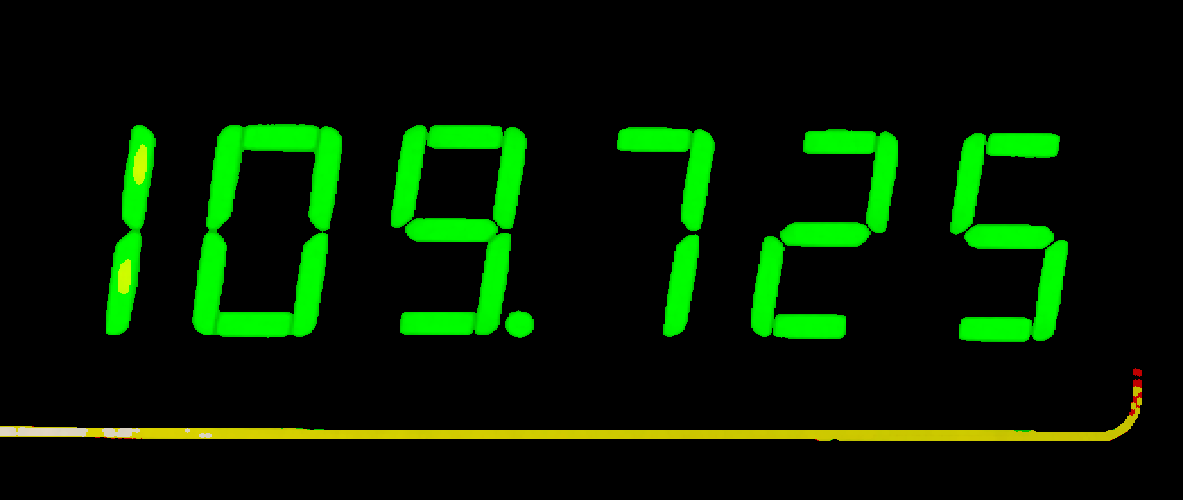
#> input picture 20220909_test01/images/gray_image.png, 1183 x 500 px
$ python 1116_trashtest.py
#> lines starting #> are read from the running program, lines starting #| are printed output that depends on the picture; after the words box and inside, x2 and y2 are one past the last pixel; in counts of white or black regions, pixels touching at a corner belong together
# -*- coding:utf-8 -*-

import cv2
import numpy as np
import matplotlib.pyplot as plt
import argparse

DIGITS_LOOKUP = {
    (1, 1, 1, 1, 1, 1, 0): 0,
    (1, 1, 0, 0, 0, 0, 0): 1,
    (1, 0, 1, 1, 0, 1, 1): 2,
    (1, 1, 1, 0, 0, 1, 1): 3,
    (1, 1, 0, 0, 1, 0, 1): 4,
    (0, 1, 1, 0, 1, 1, 1): 5,
    (0, 1, 1, 1, 1, 1, 1): 6,
    (1, 1, 0, 0, 0, 1, 0): 7,
    (1, 1, 1, 1, 1, 1, 1): 8,
    (1, 1, 1, 0, 1, 1, 1): 9,
    (0, 0, 0, 0, 0, 1, 1): '-'
}
H_W_Ratio = 1.9
THRESHOLD = 35
arc_tan_theta = 6.0  # 数码管倾斜角度
crop_y0 = 215
crop_y1 = 470
crop_x0 = 260
crop_x1 = 890

parser = argparse.ArgumentParser()
parser.add_argument('image_path', help='path to image')
parser.add_argument('-s', '--show_image', action='store_const', const=True, help='whether to show image')
parser.add_argument('-d', '--is_debug', action='store_const', const=True, help='True or False')


def load_image(path):
    # todo: crop image and clear dc and ac signal
    gray_img = cv2.imread(path, cv2.IMREAD_GRAYSCALE)
    h, w = gray_img.shape
    # [5 lines of commented-out code are left out]
    blurred = cv2.GaussianBlur(gray_img, (7, 7), 0)
    if 1:
        cv2.imshow('gray_img', gray_img)
        cv2.imshow('blurred_img', blurred)
    return blurred, gray_img


def preprocess(img, threshold, show=False, kernel_size=(5, 5)):
    # 直方图局部均衡化
    clahe = cv2.createCLAHE(clipLimit=2, tileGridSize=(6, 6))
    img = clahe.apply(img)
    # 自适应阈值二值化
    dst = cv2.adaptiveThreshold(img, 255, cv2.ADAPTIVE_THRESH_GAUSSIAN_C, cv2.THRESH_BINARY_INV, 127, threshold)
    # 闭运算开运算
    kernel = cv2.getStructuringElement(cv2.MORPH_CROSS, kernel_size)
    dst = cv2.morphologyEx(dst, cv2.MORPH_CLOSE, kernel)
    dst = cv2.morphologyEx(dst, cv2.MORPH_OPEN, kernel)

    if show:
        cv2.imshow('equlizeHist', img)
        cv2.imshow('threshold', dst)
    return dst


def helper_extract(one_d_array, threshold=20):
    res = []
    flag = 0
    temp = 0
    for i in range(len(one_d_array)):
        if one_d_array[i] < 12 * 255:
            if flag > threshold:
                start = i - flag
                end = i
                temp = end
                if end - start > 20:
                    res.append((start, end))
            flag = 0
        else:
            flag += 1

    else:
        if flag > threshold:
            start = temp
            end = len(one_d_array)
            if end - start > 50:
                res.append((start, end))
    return res


def find_digits_positions(img, reserved_threshold=20):
    # [12 lines of commented-out code are left out]

    digits_positions = []
    img_array = np.sum(img, axis=0)
    horizon_position = helper_extract(img_array, threshold=reserved_threshold)
    img_array = np.sum(img, axis=1)
    vertical_position = helper_extract(img_array, threshold=reserved_threshold * 4)
    # make vertical_position has only one element
    if len(vertical_position) > 1:
        vertical_position = [(vertical_position[0][0], vertical_position[len(vertical_position) - 1][1])]
    for h in horizon_position:
        for v in vertical_position:
            digits_positions.append(list(zip(h, v)))
    assert len(digits_positions) > 0, "Failed to find digits's positions"

    return digits_positions


# [72 lines left out: function recognize_digits_area_method, not called in this run]


def recognize_digits_line_method(digits_positions, output_img, input_img):
    digits = []
    for c in digits_positions:
        x0, y0 = c[0]
        x1, y1 = c[1]
        roi = input_img[y0:y1, x0:x1]
        h, w = roi.shape
        suppose_W = max(1, int(h / H_W_Ratio))

        # 消除无关符号干扰
        if x1 - x0 < 25 and cv2.countNonZero(roi) / ((y1 - y0) * (x1 - x0)) < 0.2:
            continue

        # 对1的情况单独识别
        if w < suppose_W / 2:
            x0 = max(x0 + w - suppose_W, 0)
            roi = input_img[y0:y1, x0:x1]
            w = roi.shape[1]

        center_y = h // 2
        quater_y_1 = h // 4
        quater_y_3 = quater_y_1 * 3
        center_x = w // 2
        line_width = 5  # line's width
        width = (max(int(w * 0.15), 1) + max(int(h * 0.15), 1)) // 2
        small_delta = int(h / arc_tan_theta) // 4
        segments = [
            ((w - 2 * width, quater_y_1 - line_width), (w, quater_y_1 + line_width)),
            ((w - 2 * width, quater_y_3 - line_width), (w, quater_y_3 + line_width)),
            ((center_x - line_width - small_delta, h - 2 * width), (center_x - small_delta + line_width, h)),
            ((0, quater_y_3 - line_width), (2 * width, quater_y_3 + line_width)),
            ((0, quater_y_1 - line_width), (2 * width, quater_y_1 + line_width)),
            ((center_x - line_width, 0), (center_x + line_width, 2 * width)),
            ((center_x - line_width, center_y - line_width), (center_x + line_width, center_y + line_width)),
        ]
        on = [0] * len(segments)

        for (i, ((xa, ya), (xb, yb))) in enumerate(segments):
            seg_roi = roi[ya:yb, xa:xb]
            # plt.imshow(seg_roi, 'gray')
            # plt.show()
            total = cv2.countNonZero(seg_roi)
            area = (xb - xa) * (yb - ya) * 0.9
            # print('prob: ', total / float(area))
            if total / float(area) > 0.25:
                on[i] = 1
        # print('encode: ', on)
        if tuple(on) in DIGITS_LOOKUP.keys():
            digit = DIGITS_LOOKUP[tuple(on)]
        else:
            digit = '*'

        digits.append(digit)

        # 小数点的识别
        # print('dot signal: ',cv2.countNonZero(roi[h - int(3 * width / 4):h, w - int(3 * width / 4):w]) / (9 / 16 * width * width))
        if cv2.countNonZero(roi[h - int(3 * width / 4):h, w - int(3 * width / 4):w]) / (9. / 16 * width * width) > 0.65:
            digits.append('.')
            cv2.rectangle(output_img,
                          (x0 + w - int(3 * width / 4), y0 + h - int(3 * width / 4)),
                          (x1, y1), (0, 128, 0), 2)
            cv2.putText(output_img, 'dot',
                        (x0 + w - int(3 * width / 4), y0 + h - int(3 * width / 4) - 10),
                        cv2.FONT_HERSHEY_SIMPLEX, 0.65, (0, 128, 0), 2)

        cv2.rectangle(output_img, (x0, y0), (x1, y1), (0, 128, 0), 2)
        cv2.putText(output_img, str(digit), (x0 + 3, y0 + 10), cv2.FONT_HERSHEY_SIMPLEX, 0.65, (255, 0, 0), 2)
    return digits


def main():
    image_path = "images/gray_image.png"
    blurred, gray_img = load_image(image_path)
#> in load_image, `gray_img = cv2.imread(path, cv2.IMREAD_GRAYSCALE)`:
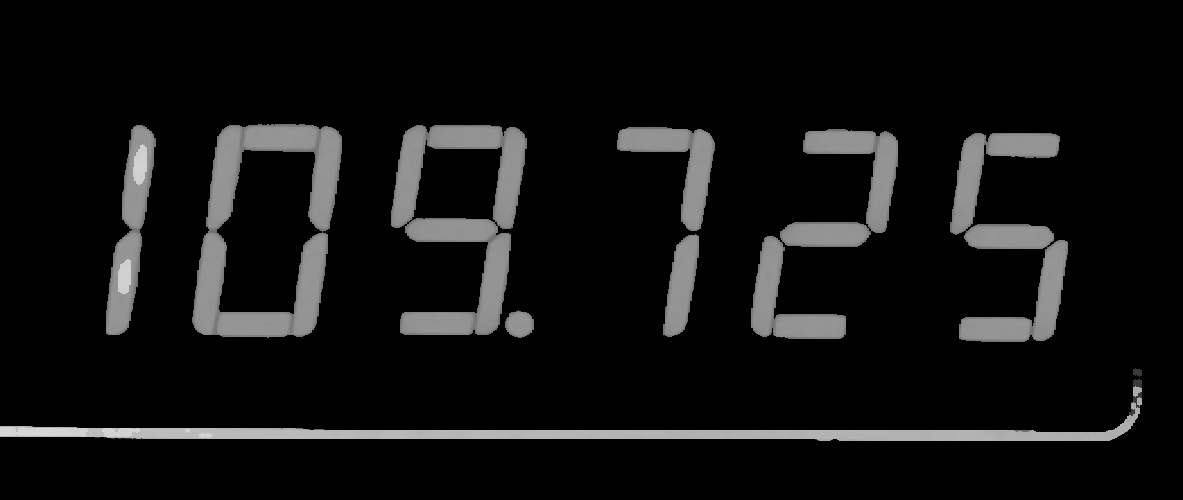
#> gray_img: shape (500, 1183); min 0, max 216, mean 17.5
    output = blurred
    dst = preprocess(blurred, THRESHOLD)
#> in preprocess, `img = clahe.apply(img)`:
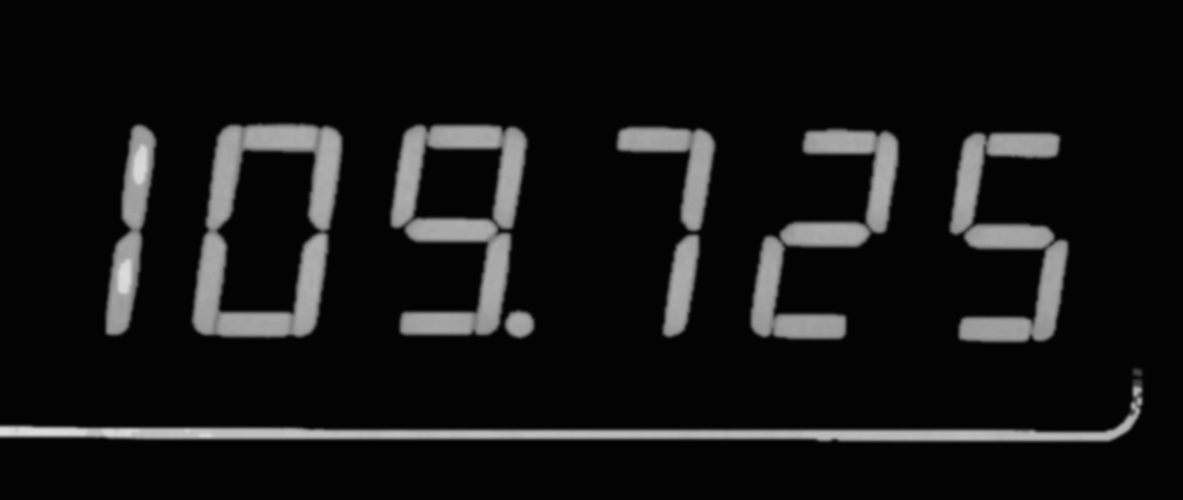
#> img: shape (500, 1183); min 3, max 220, mean 21.5
#> in preprocess, `dst = cv2.adaptiveThreshold(img, 255, cv2.ADAPTIVE_THRESH_GAUSSIAN_C, ..`:
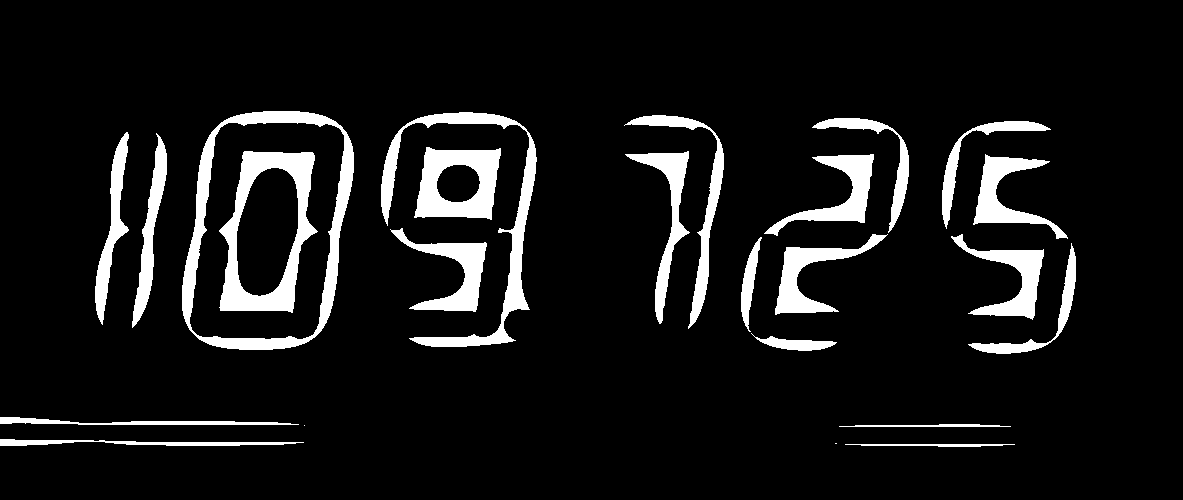
#> dst: shape (500, 1183); 8.9% white; 24 white regions (2 under 20 px), largest, box (x1, y1, x2, y2) and area: (182, 111, 354, 350) 6663, (219, 151, 318, 313) 5807, (381, 112, 537, 347) 5232
#> in preprocess, `dst = cv2.morphologyEx(dst, cv2.MORPH_CLOSE, kernel)`: dst: shape (500, 1183); 8.9% white; 22 white regions (2 under 20 px), largest, box (x1, y1, x2, y2) and area: (182, 111, 354, 350) 6669, (219, 151, 318, 313) 5808, (381, 112, 537, 347) 5243
#> in preprocess, `dst = cv2.morphologyEx(dst, cv2.MORPH_OPEN, kernel)`:
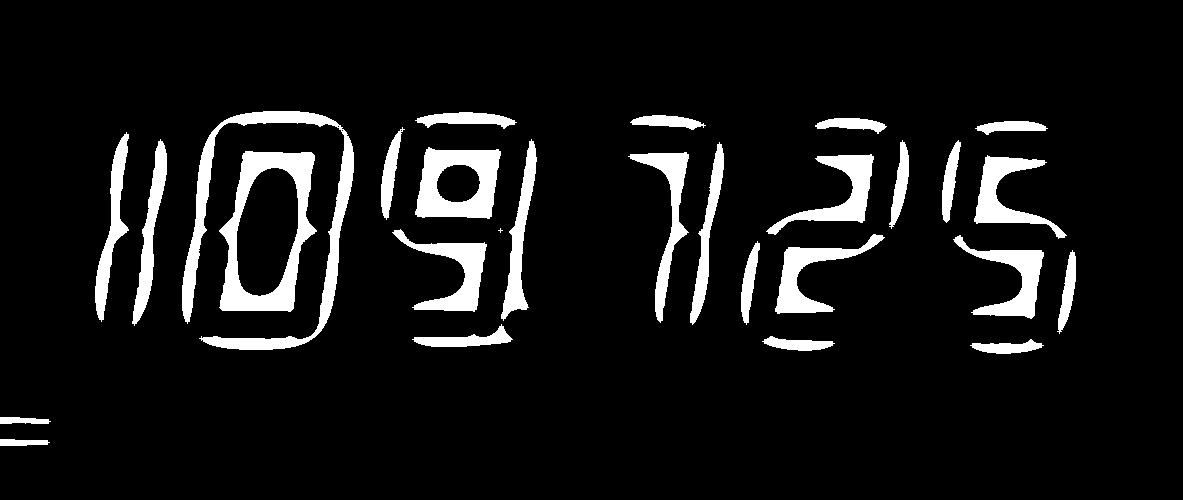
#> dst: shape (500, 1183); 8.3% white; 28 white regions (1 under 20 px), largest, box (x1, y1, x2, y2) and area: (182, 111, 354, 350) 6604, (219, 151, 317, 312) 5792, (415, 147, 501, 219) 3842
    digits_positions = find_digits_positions(dst)
#> in find_digits_positions, `img_array = np.sum(img, axis=0)`: img_array = 1183 values, max 35190 at index 236, min 0 at index 51, mean 10618.4
#> the loop in helper_extract, `for i in range(len(one_d_array)):` made 1183 passes
#> flag on passes 1 to 12: 1, 2, 3, 4, 5, 6, 7, 8, 9, 10, 11, 12
#> after the loop in helper_extract, `for i in range(len(one_d_array)):`: res = [(95, 128), (133, 167), (182, 354), (381, 404), (414, 536), (633, 689), (690, 724), (768, 883), (972, 1045)]
#> in find_digits_positions, `horizon_position = helper_extract(img_array, threshold=reserved_thresh..`: horizon_position has the same summary as res in helper_extract
#> in find_digits_positions, `img_array = np.sum(img, axis=1)`: img_array = 500 values, max 106335 at index 160, min 0 at index 0, mean 25123.1
#> in find_digits_positions, `vertical_position = helper_extract(img_array, threshold=reserved_thres..`: vertical_position = [(111, 354)]
#> the loop in find_digits_positions, `for h in horizon_position:` made 9 passes
#> after the loop in find_digits_positions, `for h in horizon_position:`: digits_positions = [[(95, 111), (128, 354)], [(133, 111), (167, 354)], [(182, 111), (354, 354)], [(381, 111), (404, 354)], [(414, 111), (536, 354)], [(633, 111), (689, 354)], [(690, 111), (724, 354)], [(768, 111), (883, 354)], [(972, 111), (1045, 354)]]
    digits = recognize_digits_line_method(digits_positions, output, dst)
#> the loop in recognize_digits_line_method, `for c in digits_positions:` made 9 passes
#> (c, x0, x1, center_x, width, digit) on passes 1, 2, 3, 5, 6, 7, 8, 9: ([(95, 111), (128, 354)], 1, 128, 63, 27, 1), ([(133, 111), (167, 354)], 40, 167, 63, 27, 1), ([(182, 111), (354, 354)], 182, 354, 86, 30, '*'), ([(414, 111), (536, 354)], 414, 536, 61, 27, '*'), ([(633, 111), (689, 354)], 562, 689, 63, 27, '*'), ([(690, 111), (724, 354)], 597, 724, 63, 27, '*'), ([(768, 111), (883, 354)], 768, 883, 57, 26, '*'), ([(972, 111), (1045, 354)], 972, 1045, 36, 23, '*')
#> (c, x0, x1) on pass 4: ([(381, 111), (404, 354)], 381, 404)
#> pass 1, in recognize_digits_line_method, `roi = input_img[y0:y1, x0:x1]`:
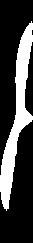
#> roi: shape (243, 33); 26% white; 1 white region, box (x1, y1, x2, y2) and area: (0, 21, 33, 211) 2088
#> pass 1, in recognize_digits_line_method, `roi = input_img[y0:y1, x0:x1]`:
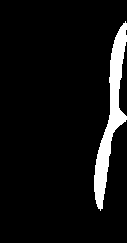
#> roi: shape (243, 127); 6.8% white; 1 white region, box (x1, y1, x2, y2) and area: (94, 21, 127, 211) 2088
#> after the loop in recognize_digits_line_method, `for c in digits_positions:`:
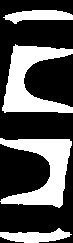
#> roi: shape (243, 73); 33.4% white; 4 white regions, box (x1, y1, x2, y2) and area: (0, 138, 72, 208) 2356, (2, 44, 73, 113) 2344, (0, 228, 72, 243) 621, (3, 10, 73, 24) 607
#> after the loop in recognize_digits_line_method, `for c in digits_positions:`: digits = [1, 1, '*', '*', '*', '*', '*', '*']
#> digits = [1, 1, '*', '*', '*', '*', '*', '*']
    if 1:
        cv2.imshow('output', output)
        cv2.waitKey()
        cv2.destroyAllWindows()
    print(digits)
#| [1, 1, '*', '*', '*', '*', '*', '*']


if __name__ == '__main__':
    main()
